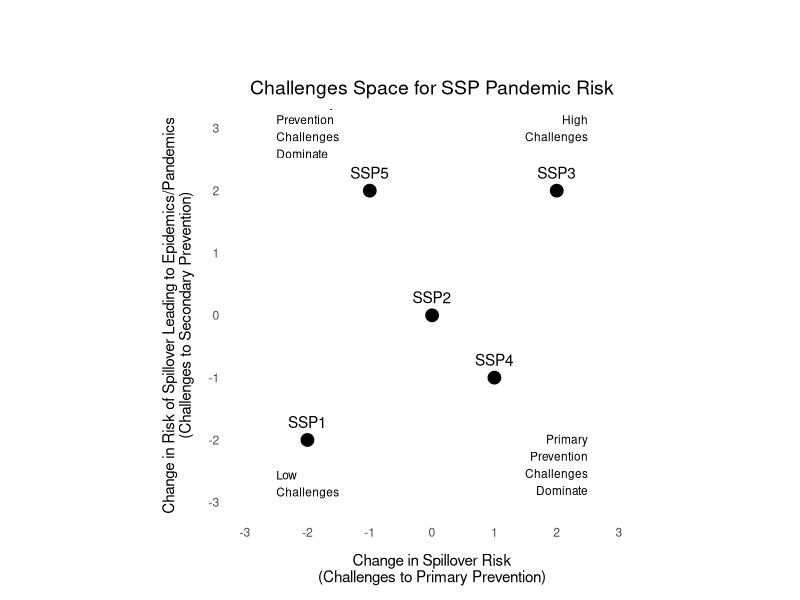

This chart was generated by the following R code:
# Load library
library(ggplot2)

# Create data frame for SSP points
ssp_data <- data.frame(
  SSP = c("SSP1", "SSP2", "SSP3", "SSP4", "SSP5"),
  x = c(-2, 0, 2, 1, -1),  
  y = c(-2, 0, 2, -1, 2) 
)

# Create plot
ggplot(ssp_data, aes(x = x, y = y, label = SSP)) +
  geom_point(size = 4) +
  geom_text(vjust = -1) +
  xlab("Change in Spillover Risk\n(Challenges to Primary Prevention)") +
  ylab("Change in Risk of Spillover Leading to Epidemics/Pandemics\n(Challenges to Secondary Prevention)") +
  ggtitle("Challenges Space for SSP Pandemic Risk") +
  theme_minimal() +
  theme(
    plot.title = element_text(hjust = 0.5, vjust = 1.5, size = 14),
    plot.margin = margin(60, 10, 10, 10),                           
    axis.title.x = element_text(margin = margin(t = 10)),        
    axis.title.y = element_text(margin = margin(r = 10)),           
    panel.grid = element_blank(),                               
    aspect.ratio = 1                                          
  ) +
  scale_x_continuous(limits = c(-3, 3), breaks = seq(-3, 3, by = 1)) + 
  scale_y_continuous(limits = c(-3, 3), breaks = seq(-3, 3, by = 1)) + 
  annotate("text", x = -2.5, y = 3, label = "Secondary\nPrevention\nChallenges\nDominate", hjust = 0, size = 3) +
  annotate("text", x = 2.5, y = 3, label = "High\nChallenges", hjust = 1, size = 3) +
  annotate("text", x = -2.5, y = -2.7, label = "Low\nChallenges", hjust = 0, size = 3) +
  annotate("text", x = 2.5, y = -2.4, label = "Primary\nPrevention\nChallenges\nDominate", hjust = 1, size = 3)

